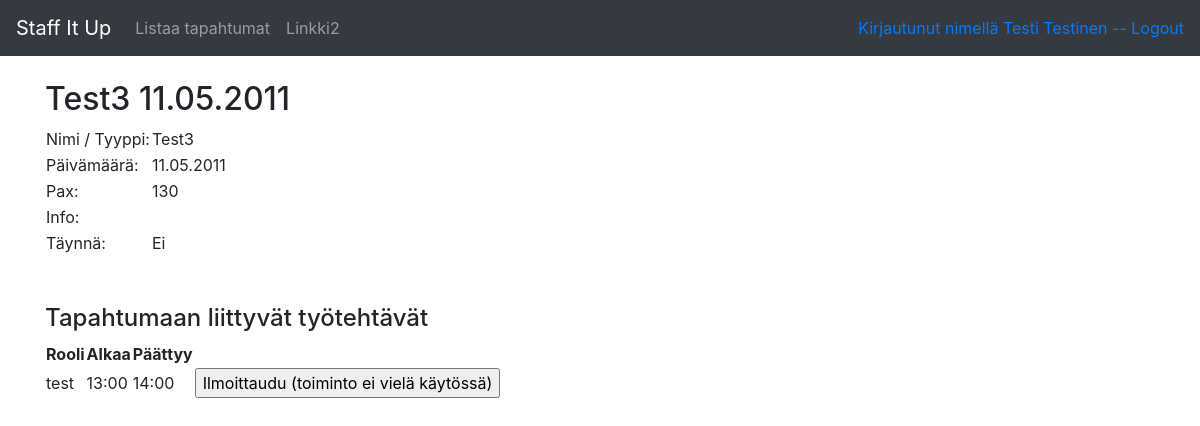
/user/events/3/details (signed in), run on the app's committed database.
### application/auth/models.py (models this page shows, shortened)
class User(db.Model):
    __tablename__ = "account"
    id = db.Column(db.Integer, primary_key=True)
    date_created = db.Column(db.DateTime, default=db.func.current_timestamp())
    date_modified = db.Column(db.DateTime, default=db.func.current_timestamp(),
                              onupdate=db.func.current_timestamp())
    name = db.Column(db.String(144), nullable=False)
    username = db.Column(db.String(20), nullable=False)
    password = db.Column(db.String(30), nullable=False)
    email = db.Column(db.String(144))
    phone = db.Column(db.String(20))
    roles = db.relationship("Role", secondary="account_role")
    def is_authenticated(self):
        return True

### application/events/models.py (models this page shows, shortened)
class Event(db.Model):
    id = db.Column(db.Integer, primary_key=True)
    type = db.Column(db.String(144), nullable=False)
    date = db.Column(db.Date, nullable=False)
    pax = db.Column(db.Integer)
    info = db.Column(db.String(500))
    staffed = db.Column(db.Boolean, nullable=False)
    assignments = db.relationship("Assignment", backref='event', lazy=True)

### application/assignments/models.py (models this page shows, shortened)
class Assignment(db.Model):
    id = db.Column(db.Integer, primary_key=True)
    starttime = db.Column(db.Time, nullable=False)
    endtime = db.Column(db.Time, nullable=False)
    role = db.Column(db.String(144), nullable=False)
    event_id = db.Column(db.Integer, db.ForeignKey('event.id'),
       nullable=False)
    users = db.relationship("User", secondary="account_assignment")

### application/events/views.py (the view)
@app.route("/user/events/<event_id>/details", methods=["GET"])
@login_required(role="user")
def event_details_user(event_id):
    event = Event.query.get(event_id)
    return render_template("user/events/event.html", event=event, assignments=event.assignments)

### application/__init__.py (called while the page is built)
def login_required(role="ANY"):
    def wrapper(fn):
        @wraps(fn)
        def decorated_view(*args, **kwargs):
            if not current_user.is_authenticated():
                return login_manager.unauthorized()
            unauthorized = False
            if role != "ANY":
                unauthorized = True
                if role == "admin":
                    login_manager.login_view = "admin_login"
                for user_role in current_user.roles:
                    if user_role.name == role:
                        unauthorized = False
                        break
            if unauthorized:
                return login_manager.unauthorized()
            login_manager.login_view = "auth_login"
            return fn(*args, **kwargs)
        return decorated_view
    return wrapper

@login_manager.user_loader
def load_user(user_id):
    return User.query.get(user_id)

### application/templates/user/events/event.html
{% extends "user/layout.html" %}
{% block body %}
<h2>{{ event.type }} {{ event.date.strftime("%d.%m.%Y") }}</h2>
  <table>
    <tr>
      <td>Nimi / Tyyppi: </td>
      <td>{{ event.type }}</td>
    </tr>
    <tr>
      <td>Päivämäärä: </td>
      <td>{{ event.date.strftime("%d.%m.%Y") }}</td>
    </tr>
    <tr>
      <td>Pax: </td>
      <td>{{ event.pax }}</td>
    </tr>
    <tr>
      <td>Info: </td>
      <td>{{ event.info }}</td>
    </tr>
    <tr>
      <td>Täynnä: </td>
      {% if event.staffed  %}
      <td>Kyllä</td>
      {% else %}
      <td>Ei</td>
      {% endif %}
    </tr>
  </table>
  <br><br>
  <h4>Tapahtumaan liittyvät työtehtävät</h4>
  <table>
    <tr>
      <th>Rooli</th>
      <th>Alkaa</th>
      <th>Päättyy</th>
    </tr>
    {% for assignment in assignments %}
    <tr>
      <td> {{ assignment.role }}</a>
      </td>
      <td>{{ assignment.starttime.strftime("%H:%M") }}</td>
      <td>{{ assignment.endtime.strftime("%H:%M") }}</td>
      <td>
	      <form method="GET" action="#">
	        <input type="submit" value="Ilmoittaudu (toiminto ei vielä käytössä)"/>
	      </form>
      </td
    </tr>
    {% endfor %}
  </table>
{% endblock %}

### application/templates/user/layout.html (shortened to what this page needs)
<!DOCTYPE html>
  <html>
    <head>
      <link rel="stylesheet" href="https://maxcdn.bootstrapcdn.com/bootstrap/4.0.0/css/bootstrap.min.css">
    </head>
    <body>
      <nav class="navbar navbar-expand-md navbar-dark bg-dark mb-4">
	      <a class="navbar-brand" href="{{ url_for('user_index') }} ">Staff It Up</a>
	        <div class="collapse navbar-collapse" id="navbarCollapse">
            <ul class="navbar-nav mr-auto">
              <li class="nav-item">
                <a class="nav-link" href="{{ url_for('events_userindex') }}">Listaa tapahtumat</a>
              </li>
              <li class="nav-item">
                <a class="nav-link" href="{{ url_for('user_index') }}">Linkki2</a>
              </li>
            </ul>
            <div class="form-inline mt-2 mt-md-0">
	            {% if current_user.is_authenticated %}
	            <a href="{{ url_for('auth_logout') }}">Kirjautunut nimellä {{ current_user.name }} -- Logout</a>
	            {% endif %}
            </div>
	        </div>
        </nav>
        <main role="main" class="container">
	        {% block body %}{% endblock %}
      </main>
    </body>
  </html>

### data on the page
User: name "Testi Testinen"
Event: type "Test3", date "11.05.2011", pax "130"
Assignment: role "test", starttime "13:00", endtime "14:00"
